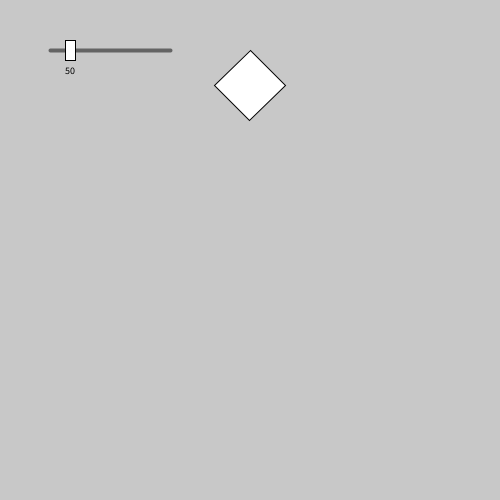
Frame 1 (no input)
Frame 60 (the mouse pressed at the canvas centre just before this capture): identical to frame 1, image omitted
Frame 120 (the mouse held since frame 60 and released just before this capture): identical to frame 1, image omitted

The Processing sketch that drew this single still picture (run headless with seeded random() and noise(); from frame 60 on, the mouse is pressed at the canvas centre):

// Processing sketch: simple_slider
// ── simple_slider.pde

Slider s = new Slider(0, 300, 50); // min, max, default

void setup() {
  size(500, 500);
  s.position(50, 50); // x, y
}

void draw() {
  background(200);
  translate(250, 50);
  rotate(QUARTER_PI);
  square(0, 0, s.value()); // value() retorna o valor E desenha o slider
}


class Slider
{
  // sliders based on Peter Farell's Sliders htts://github.com/hackingmath
  float x = 0;
  float y = 0;
  float low, high, def;
  float rectx, recty, val;
  boolean clicked;
  String label;
  int sliderW = 120;
  int sliderH = 20;

  Slider(float low_, float high_, float def_) {
    /* slider has range from low to high
       and is set to def */
    low = low_;
    high = high_;
    val = def_;
    clicked = false;
    label = ""; //blank label
  }    
  void position(float x_, float y_) {
    // slider"s position on screen//
    x = x_;
    y = y_;
    // the position of the rect you slide
    rectx = x + map(val, low, high, 0, sliderW);
    recty = y;
  }   
  float value() {
    // updates the slider and returns value
    // press mouse to move slider
    if (mousePressed && dist(mouseX, mouseY, rectx, recty) < sliderH) {
      rectx = mouseX;
    }
    pushMatrix();
    resetMatrix();
    pushStyle();
    rectMode(CENTER);
    // gray line behind slider
    strokeWeight(4);
    stroke(100);
    line(x, y, x + sliderW, y);
    // constrain rectangle
    rectx = constrain(rectx, x, x + sliderW);
    // draw rectangle
    strokeWeight(1);
    stroke(0);
    fill(255);
    rect(rectx, recty, sliderW / 12, sliderH);
    float val = map(rectx, x, x + sliderW, low, high);
    // draw label
    fill(0);
    textSize(10);
    textAlign(CENTER, CENTER);
    text(int(val), rectx, recty + sliderH);
    // text label
    text(label, x + sliderW + 20, y);
    popStyle();
    popMatrix();
    return val;
  }
}
